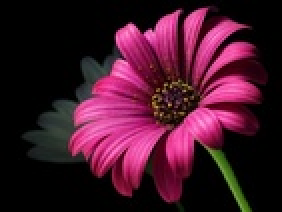
#> input picture HW11/img/pic1.jpg, 141 x 106 px, shrunk from 425 x 318 before the run (shown 2 times larger)
$ python PR1.py
#> lines starting #> are read from the running program, lines starting #| are printed output that depends on the picture
from pathlib import Path
import os

import cv2
import matplotlib.pyplot as plt


img_files = os.path.join(Path(__file__).parent.absolute(), "img")

first_image_path = os.path.join(img_files, "pic1.jpg")
first_image_name = first_image_path.strip(".jpg").split("/")[-1]

second_image_path = os.path.join(img_files, "pic2.jpg")
second_image_name = first_image_path.strip(".jpg").split("/")[-1]

if __name__ == "__main__":
    img = cv2.imread(first_image_path)
#> img is the input picture: shape (106, 141, 3); mean B, G, R 41.7, 22.4, 66.3

    gray = cv2.cvtColor(img, cv2.COLOR_BGR2GRAY)
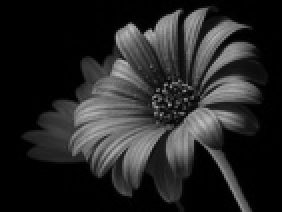
#> gray: shape (106, 141) (shown 2 times larger); min 0, max 189, mean 37.7

    plt.imshow(gray)
    plt.show()

    plt.hist(gray.ravel(), 256, [0, 256])
    plt.xlabel("Pixel values")
    plt.ylabel("log(# of pixels)")
    plt.yscale("log")  # to make visually interpretable
    plt.show()
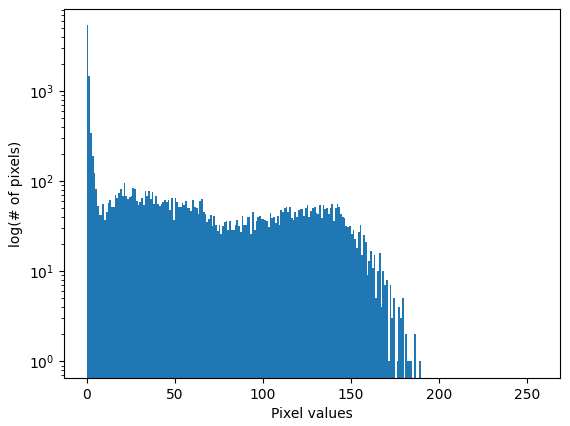
#> figure drawn by matplotlib, 1 panel; tallest bar 5346 high, from x = 0 to 1
